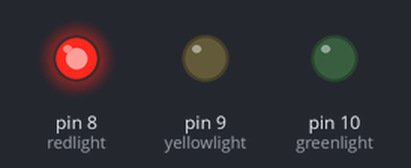
Simulated run of this sketch. Board: Arduino Uno, built with avr-gcc and run on an emulated ATmega328P. Shown: output pins drawn as LEDs (lit = HIGH).

Above: at 1.0 s.
At 3.0 s:
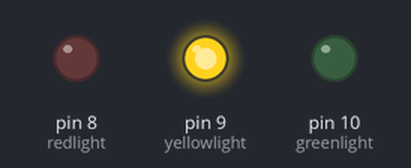
At 5.0 s:
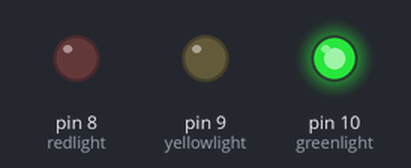
Timing chart, 0 to 7.8 s (numbered marks = the images above):
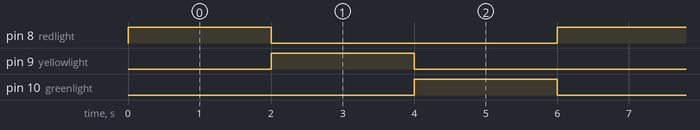

Measured:
- by itself, pin 8 (redlight), pin 9 (yellowlight), pin 10 (greenlight): alternates HIGH for 2.0 s and LOW for 4.0 s
- by itself, everything shown: repeats every 6.0 s, in 3 steps

The sketch:

traffic-light.ino
```cpp
/*
  Code by:
  M.Hashir

  This is a code for traffic light
  Hardware:
  - Arduino
  - Few wires
  - Traffic light module (Can be bought from www.munphurid.com)

  Connections:
  Connect pin 8 of Arduino to red light of Traffic light module
  Connect pin 9 of Arduino to yellow light of Traffic light module
  Connect pin 10 of Arduino to green light of Traffic light module
  Connect GND of Arduino to GND of Traffic light module
*/


int redlight = 8;    //Red light is connected to pin 8 of Arduino
int yellowlight = 9;  //Yellow light is connected to pin 9 of Arduino
int greenlight = 10;  //Green light is connected to pin 10 of Arduino

void setup() {
  pinMode(redlight, OUTPUT);   //Do not edit this line
  pinMode(yellowlight, OUTPUT);   //Do not edit this line
  pinMode(greenlight, OUTPUT);   //Do not edit this line
}

void loop() {
  digitalWrite(redlight, HIGH);     //turn on Red light
  digitalWrite(yellowlight, LOW);   //turn off yellow light
  digitalWrite(greenlight, LOW);     //turn off green light
  delay(2000);                        //Now wait and do nothing... you can change the number in brackets to change the duration of delay

  digitalWrite(redlight, LOW);     //turn off Red light
  digitalWrite(yellowlight, HIGH);   //turn on yellow light
  digitalWrite(greenlight, LOW);     //turn off green light
  delay(2000);                        //Now wait and do nothing... you can change the number in brackets to change the duration of delay

  digitalWrite(redlight, LOW);     //turn off Red light
  digitalWrite(yellowlight, LOW);   //turn off yellow light
  digitalWrite(greenlight, HIGH);     //turn on green light
  delay(2000);                        //Now wait and do nothing... you can change the number in brackets to change the duration of delay

  //now go to the start of void loop()
}
```
